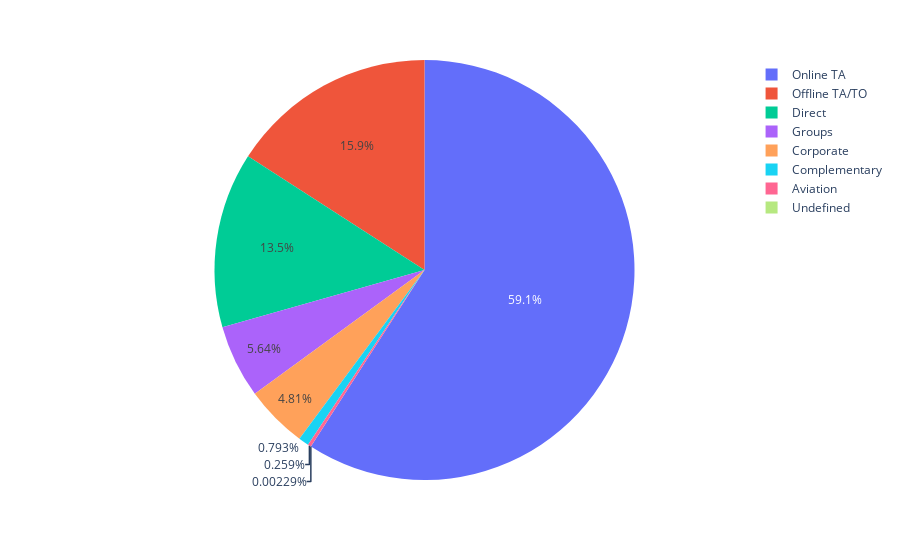

Write notebook code for a chart like this one.
### Code cell
px.pie(data,values=val,names=ind)

### Figure 1 — Plotly figure (JSON) as saved in the notebook; plotly's stock layout.template omitted (floating-point values rounded to 4 significant figures)
{"data": [{"domain": {"x": [0, 1], "y": [0, 1]}, "hovertemplate": "label=%{label}<br>value=%{value}<extra></extra>", "labels": ["Online TA", "Offline TA/TO", "Direct", "Groups", "Corporate", "Complementary", "Aviation", "Undefined"], "legendgroup": "", "name": "", "showlegend": true, "type": "pie", "values": [51553, 13855, 11780, 4922, 4200, 692, 226, 2]}], "layout": {"legend": {"tracegroupgap": 0}, "margin": {"t": 60}}}
